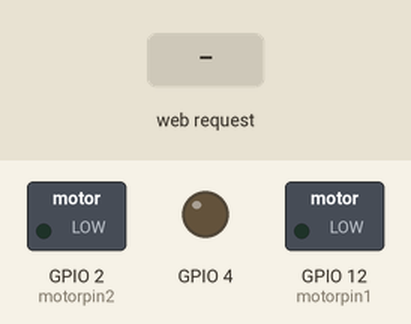
The sketch below on a simulated ESP32. Parts: switched loads named in the sketch (green lamp = pin HIGH), output pins drawn as LEDs (lit = HIGH). The test bench sets the inputs (shaded band). The camera gives no picture; what the sketch prints to the serial monitor is not drawn.

Above: at 3.3 s.
3.4 s: HTTP request GET /w received
At 4.0 s:
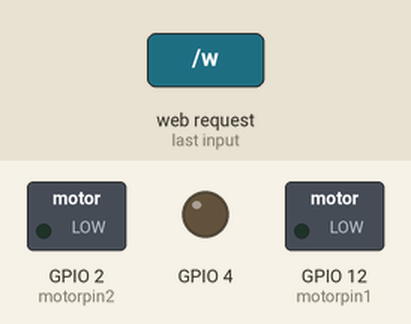
5.0 s: HTTP request GET /a received
At 6.3 s:
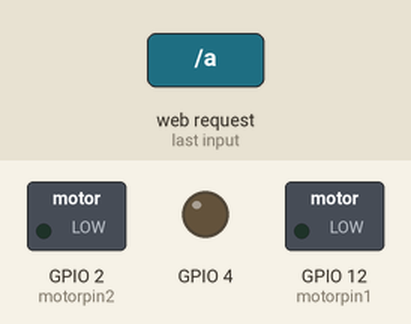
6.6 s: HTTP request GET /d received
At 7.6 s:
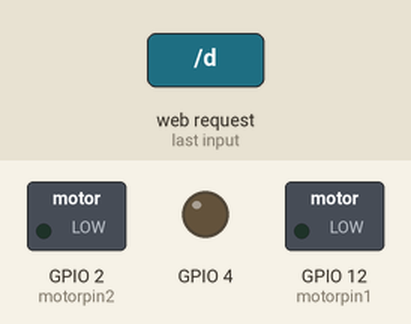
Timing chart, 0 to 9.6 s (numbered marks = the images above; inputs shaded):
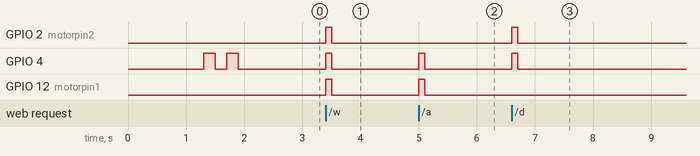

The sketch:

esp32-cam.ino
```cpp
// ESP32 has two cores: APPlication core and PROcess core (the one that runs ESP32 SDK stack)
#define APP_CPU 1
#define PRO_CPU 0

#include <ArduinoJson.h>
#include <string>
#include <WiFi.h>
#include <WebServer.h>
#include <WiFiClient.h>
#define CAMERA_MODEL_AI_THINKER

#include "src/OV2640.h"
#include "camera_pins.h"

#define WIFI_MAX_SIZE 30 //최대 30개의 AP 목록만 받아온다.
const char* ssid = "AIKit(15)";
const char* password = "12345678";
//char Signal='P';
bool isWork;

IPAddress ip;
WebServer server(80);

#define motorpin1 12
#define motorpin2 2

OV2640 cam;


// ===== rtos task handles =========================
// Streaming is implemented with 3 tasks:
TaskHandle_t tMjpeg;   // handles client connections to the webserver
TaskHandle_t tCam;     // handles getting picture frames from the camera and storing them locally
TaskHandle_t tStream;  // actually streaming frames to all connected clients

// frameSync semaphore is used to prevent streaming buffer as it is replaced with the next frame
SemaphoreHandle_t frameSync = NULL;

// Queue stores currently connected clients to whom we are streaming
QueueHandle_t streamingClients;

// We will try to achieve 25 FPS frame rate
const int FPS = 14;

// We will handle web client requests every 50 ms (20 Hz)
const int WSINTERVAL = 100;

// ==== SETUP method ==================================================================
void setup()
{
  Serial.begin(115200);
  delay(1000); // wait for a second to let Serial connect
  isWork=false;

  //pinMode(Power1, OUTPUT);
  //pinMode(Power2, OUTPUT);
  pinMode(motorpin1, OUTPUT);
  pinMode(motorpin2, OUTPUT);
  pinMode(4, OUTPUT);
  digitalWrite(motorpin1,LOW);  // 접속 해제 및 재 연결 시 바퀴 굴러가는 것 방지
  digitalWrite(motorpin2,LOW);
  digitalWrite(4,LOW);


  // Configure the camera
  camera_config_t config;
  config.ledc_channel = LEDC_CHANNEL_0;
  config.ledc_timer = LEDC_TIMER_0;
  config.pin_d0 = Y2_GPIO_NUM;
  config.pin_d1 = Y3_GPIO_NUM;
  config.pin_d2 = Y4_GPIO_NUM;
  config.pin_d3 = Y5_GPIO_NUM;
  config.pin_d4 = Y6_GPIO_NUM;
  config.pin_d5 = Y7_GPIO_NUM;
  config.pin_d6 = Y8_GPIO_NUM;
  config.pin_d7 = Y9_GPIO_NUM;
  config.pin_xclk = XCLK_GPIO_NUM;
  config.pin_pclk = PCLK_GPIO_NUM;
  config.pin_vsync = VSYNC_GPIO_NUM;
  config.pin_href = HREF_GPIO_NUM;
  config.pin_sscb_sda = SIOD_GPIO_NUM;
  config.pin_sscb_scl = SIOC_GPIO_NUM;
  config.pin_pwdn = PWDN_GPIO_NUM;
  config.pin_reset = RESET_GPIO_NUM;
  config.xclk_freq_hz = 20000000;
  config.pixel_format = PIXFORMAT_JPEG;

  config.frame_size = FRAMESIZE_QVGA;
  config.jpeg_quality = 10;
  config.fb_count = 1;


  esp_err_t err = esp_camera_init(&config);
  if (err != ESP_OK) {
    Serial.printf("카메라 초기화 실패");
    while(1);//카메라 초기화 실패한 경우 정지
  }
  else{
    Serial.printf("카메라 초기화 성공");
  }


  WiFi.softAP(ssid, password);
  IPAddress myIP = WiFi.softAPIP();
  Serial.print("AP IP address: ");
  Serial.println(myIP);


  server.begin();
  Serial.println("HTTP server started");
  digitalWrite(4,HIGH); // 연결 확인 깜박임
  delay(200);
  digitalWrite(4,LOW);
  delay(200);
  digitalWrite(4,HIGH);
  delay(200);
  digitalWrite(4,LOW);
  delay(200);


  // Start mainstreaming RTOS task
  xTaskCreatePinnedToCore(
    mjpegCB,
    "mjpeg",
    4 * 1024,
    NULL,
    2,
    &tMjpeg,
    APP_CPU);
}


void loop() {
}
```

StreamingAndImage.ino
```cpp
// ======== Server Connection Handler Task ==========================
void mjpegCB(void* pvParameters) {
  TickType_t xLastWakeTime;
  const TickType_t xFrequency = pdMS_TO_TICKS(WSINTERVAL);

  // Creating frame synchronization semaphore and initializing it
  frameSync = xSemaphoreCreateBinary();
  xSemaphoreGive( frameSync );

  // Creating a queue to track all connected clients
  streamingClients = xQueueCreate( 10, sizeof(WiFiClient*) );

  //=== setup section  ==================

  //  Creating RTOS task for grabbing frames from the camera
  xTaskCreatePinnedToCore(
    camCB,        // callback
    "cam",        // name
    4096,         // stacj size
    NULL,         // parameters
    2,            // priority
    &tCam,        // RTOS task handle
    APP_CPU);     // core

  //  Creating task to push the stream to all connected clients
  xTaskCreatePinnedToCore(
    streamCB,
    "strmCB",
    4 * 1024,
    NULL, //(void*) handler,
    2,
    &tStream,
    APP_CPU);

  //  Registering webserver handling routines
  server.on("/mjpeg/1", HTTP_GET, handleJPGSstream);
  server.on("/jpg", HTTP_GET, handleJPG);
  server.on("/s", handleStop);
  server.on("/w", handleGO);
  server.on("/a", handleLeft);
  server.on("/d", handleRight);
  server.onNotFound(handleNotFound);

  //  Starting webserver
  server.begin();

  //=== loop() section  ===================
  xLastWakeTime = xTaskGetTickCount();
  for (;;) {
    server.handleClient();

    //  After every server client handling request, we let other tasks run and then pause
    taskYIELD();
    vTaskDelayUntil(&xLastWakeTime, xFrequency);
  }
}


// Commonly used variables:
volatile size_t camSize;    // size of the current frame, byte
volatile char* camBuf;      // pointer to the current frame


// ==== RTOS task to grab frames from the camera =========================
void camCB(void* pvParameters) {

  TickType_t xLastWakeTime;

  //  A running interval associated with currently desired frame rate
  const TickType_t xFrequency = pdMS_TO_TICKS(1000 / FPS);

  // Mutex for the critical section of swithing the active frames around
  portMUX_TYPE xSemaphore = portMUX_INITIALIZER_UNLOCKED;

  //  Pointers to the 2 frames, their respective sizes and index of the current frame
  char* fbs[2] = { NULL, NULL };
  size_t fSize[2] = { 0, 0 };
  int ifb = 0;

  //=== loop() section  ===================
  xLastWakeTime = xTaskGetTickCount();

  for (;;) {

    //  Grab a frame from the camera and query its size
    cam.run();
    size_t s = cam.getSize();

    //  If frame size is more that we have previously allocated - request  125% of the current frame space
    if (s > fSize[ifb]) {
      fSize[ifb] = s * 4 / 3;
      fbs[ifb] = allocateMemory(fbs[ifb], fSize[ifb]);
    }

    //  Copy current frame into local buffer
    char* b = (char*) cam.getfb();
    memcpy(fbs[ifb], b, s);

    //  Let other tasks run and wait until the end of the current frame rate interval (if any time left)
    taskYIELD();
    vTaskDelayUntil(&xLastWakeTime, xFrequency);

    //  Only switch frames around if no frame is currently being streamed to a client
    //  Wait on a semaphore until client operation completes
    xSemaphoreTake( frameSync, portMAX_DELAY );

    //  Do not allow interrupts while switching the current frame
    portENTER_CRITICAL(&xSemaphore);
    camBuf = fbs[ifb];
    camSize = s;
    ifb++;
    ifb &= 1;  // this should produce 1, 0, 1, 0, 1 ... sequence
    portEXIT_CRITICAL(&xSemaphore);

    //  Let anyone waiting for a frame know that the frame is ready
    xSemaphoreGive( frameSync );

    //  Technically only needed once: let the streaming task know that we have at least one frame
    //  and it could start sending frames to the clients, if any
    xTaskNotifyGive( tStream );

    //  Immediately let other (streaming) tasks run
    taskYIELD();

    //  If streaming task has suspended itself (no active clients to stream to)
    //  there is no need to grab frames from the camera. We can save some juice
    //  by suspedning the tasks
    if ( eTaskGetState( tStream ) == eSuspended ) {
      vTaskSuspend(NULL);  // passing NULL means "suspend yourself"
    }
  }
}


// ==== Memory allocator that takes advantage of PSRAM if present =======================
char* allocateMemory(char* aPtr, size_t aSize) {

  //  Since current buffer is too smal, free it
  if (aPtr != NULL) free(aPtr);


  size_t freeHeap = ESP.getFreeHeap();
  char* ptr = NULL;

  // If memory requested is more than 2/3 of the currently free heap, try PSRAM immediately
  if ( aSize > freeHeap * 2 / 3 ) {
    if ( psramFound() && ESP.getFreePsram() > aSize ) {
      ptr = (char*) ps_malloc(aSize);
    }
  }
  else {
    //  Enough free heap - let's try allocating fast RAM as a buffer
    ptr = (char*) malloc(aSize);

    //  If allocation on the heap failed, let's give PSRAM one more chance:
    if ( ptr == NULL && psramFound() && ESP.getFreePsram() > aSize) {
      ptr = (char*) ps_malloc(aSize);
    }
  }

  // Finally, if the memory pointer is NULL, we were not able to allocate any memory, and that is a terminal condition.
  if (ptr == NULL) {
    ESP.restart();
  }
  return ptr;
}


// ==== STREAMING ======================================================
const char HEADER[] = "HTTP/1.1 200 OK\r\n" \
                      "Access-Control-Allow-Origin: *\r\n" \
                      "Content-Type: multipart/x-mixed-replace; boundary=123456789000000000000987654321\r\n";
const char BOUNDARY[] = "\r\n--123456789000000000000987654321\r\n";
const char CTNTTYPE[] = "Content-Type: image/jpeg\r\nContent-Length: ";
const int hdrLen = strlen(HEADER);
const int bdrLen = strlen(BOUNDARY);
const int cntLen = strlen(CTNTTYPE);


// ==== Handle connection request from clients ===============================
void handleJPGSstream(void)
{
  //  Can only acommodate 10 clients. The limit is a default for WiFi connections
  if ( !uxQueueSpacesAvailable(streamingClients) ) return;


  //  Create a new WiFi Client object to keep track of this one
  WiFiClient* client = new WiFiClient();
  *client = server.client();

  //  Immediately send this client a header
  client->write(HEADER, hdrLen);
  client->write(BOUNDARY, bdrLen);

  // Push the client to the streaming queue
  xQueueSend(streamingClients, (void *) &client, 0);

  // Wake up streaming tasks, if they were previously suspended:
  if ( eTaskGetState( tCam ) == eSuspended ) vTaskResume( tCam );
  if ( eTaskGetState( tStream ) == eSuspended ) vTaskResume( tStream );
}


// ==== Actually stream content to all connected clients ========================
void streamCB(void * pvParameters) {
  char buf[16];
  TickType_t xLastWakeTime;
  TickType_t xFrequency;

  //  Wait until the first frame is captured and there is something to send
  //  to clients
  ulTaskNotifyTake( pdTRUE,          /* Clear the notification value before exiting. */
                    portMAX_DELAY ); /* Block indefinitely. */

  xLastWakeTime = xTaskGetTickCount();
  for (;;) {
    // Default assumption we are running according to the FPS
    xFrequency = pdMS_TO_TICKS(1000 / FPS);

    //  Only bother to send anything if there is someone watching
    UBaseType_t activeClients = uxQueueMessagesWaiting(streamingClients);
    if ( activeClients ) {
      // Adjust the period to the number of connected clients
      xFrequency /= activeClients;

      //  Since we are sending the same frame to everyone,
      //  pop a client from the the front of the queue
      WiFiClient *client;
      xQueueReceive (streamingClients, (void*) &client, 0);

      //  Check if this client is still connected.

      if (!client->connected()) {
        //  delete this client reference if s/he has disconnected
        //  and don't put it back on the queue anymore. Bye!
        delete client;
      }
      else {

        //  Ok. This is an actively connected client.
        //  Let's grab a semaphore to prevent frame changes while we
        //  are serving this frame
        xSemaphoreTake( frameSync, portMAX_DELAY );

        client->write(CTNTTYPE, cntLen);
        sprintf(buf, "%d\r\n\r\n", camSize);
        client->write(buf, strlen(buf));
        client->write((char*) camBuf, (size_t)camSize);
        client->write(BOUNDARY, bdrLen);

        // Since this client is still connected, push it to the end
        // of the queue for further processing
        xQueueSend(streamingClients, (void *) &client, 0);

        //  The frame has been served. Release the semaphore and let other tasks run.
        //  If there is a frame switch ready, it will happen now in between frames
        xSemaphoreGive( frameSync );
        taskYIELD();
      }
    }
    else {
      //  Since there are no connected clients, there is no reason to waste battery running
      vTaskSuspend(NULL);
    }
    //  Let other tasks run after serving every client
    taskYIELD();
    vTaskDelayUntil(&xLastWakeTime, xFrequency);
  }
}


const char JHEADER[] = "HTTP/1.1 200 OK\r\n" \
                       "Access-Control-Allow-Origin: *\r\n" \
                       "Content-disposition: inline; filename=capture.jpg\r\n" \
                       "Content-type: image/jpeg\r\n\r\n";
const int jhdLen = strlen(JHEADER);

// ==== Serve up one JPEG frame =============================================
void handleJPG(void)
{
  WiFiClient client = server.client();

  if (!client.connected()) return;
  cam.run();
  client.write(JHEADER, jhdLen);
  client.write((char*)cam.getfb(), cam.getSize());
}


// ==== Handle invalid URL requests ============================================
void handleNotFound()
{
  String message = "Server is running!\n\n";
  message += "URI: ";
  message += server.uri();
  message += "\nMethod: ";
  message += (server.method() == HTTP_GET) ? "GET" : "POST";
  message += "\nArguments: ";
  message += server.args();
  message += "\n";
  server.send(200, "text / plain", message);
}


void handleStop() {
  if(isWork) return;

  isWork=true;
  server.send(200, "text/html", "Access-Control-Allow-Origin: *\r\n Stop");
  digitalWrite(motorpin1,LOW);
  digitalWrite(motorpin2,LOW);
  Serial.println("stop");
  delay(50);
  isWork=false;
}

void handleGO() {
  if(isWork) return;

  isWork=true;
  server.send(200, "text/html",  "Access-Control-Allow-Origin: *\r\n GO");
  digitalWrite(motorpin1,HIGH);
  digitalWrite(motorpin2,HIGH);
  digitalWrite(4,HIGH);
  delay(100);
  digitalWrite(motorpin1,LOW);
  digitalWrite(motorpin2,LOW);
  digitalWrite(4,LOW);
  Serial.println("go");
  delay(50);
  isWork=false;
}

void handleLeft() {
  if(isWork) return;

  isWork=true;
  server.send(200, "text/html", "Access-Control-Allow-Origin: *\r\n Left");
  digitalWrite(motorpin1,HIGH);
  digitalWrite(motorpin2,LOW);
  digitalWrite(4,HIGH);
  delay(100);
  digitalWrite(motorpin1,LOW);
  digitalWrite(motorpin2,LOW);
  digitalWrite(4,LOW);
  Serial.println("Left");
  delay(50);
  isWork=false;
}

void handleRight() {
  if(isWork) return;

  isWork=true;
  server.send(200, "text/html", "Access-Control-Allow-Origin: *\r\n Right");
  digitalWrite(motorpin1,LOW);
  digitalWrite(motorpin2,HIGH);
  digitalWrite(4,HIGH);
  delay(100);
  digitalWrite(motorpin1,LOW);
  digitalWrite(motorpin2,LOW);
  digitalWrite(4,LOW);
  Serial.println("Right");
  delay(50);
  isWork=false;
}
```

OV2640.h
```cpp
#ifndef OV2640_H_
#define OV2640_H_

#include <Arduino.h>
#include <pgmspace.h>
#include <stdio.h>
#include "esp_log.h"
#include "esp_attr.h"
#include "esp_camera.h"

extern camera_config_t esp32cam_config, esp32cam_aithinker_config, esp32cam_ttgo_t_config;

class OV2640
{
public:
    OV2640(){
        fb = NULL;
    };
    ~OV2640(){
    };
    esp_err_t init(camera_config_t config);
    void run(void);
    size_t getSize(void);
    uint8_t *getfb(void);
    int getWidth(void);
    int getHeight(void);
    framesize_t getFrameSize(void);
    pixformat_t getPixelFormat(void);

    void setFrameSize(framesize_t size);
    void setPixelFormat(pixformat_t format);

private:
    void runIfNeeded(); // grab a frame if we don't already have one

    // camera_framesize_t _frame_size;
    // camera_pixelformat_t _pixel_format;
    camera_config_t _cam_config;

    camera_fb_t *fb;
};

#endif //OV2640_H_
```

camera_pins.h
```cpp
#if defined(CAMERA_MODEL_AI_THINKER)
#define PWDN_GPIO_NUM     32
#define RESET_GPIO_NUM    -1
#define XCLK_GPIO_NUM      0
#define SIOD_GPIO_NUM     26
#define SIOC_GPIO_NUM     27

#define Y9_GPIO_NUM       35
#define Y8_GPIO_NUM       34
#define Y7_GPIO_NUM       39
#define Y6_GPIO_NUM       36
#define Y5_GPIO_NUM       21
#define Y4_GPIO_NUM       19
#define Y3_GPIO_NUM       18
#define Y2_GPIO_NUM        5
#define VSYNC_GPIO_NUM    25
#define HREF_GPIO_NUM     23
#define PCLK_GPIO_NUM     22

#else
#error "Camera model not selected"
#endif
```

Source omitted: OV2640.cpp (4648 bytes)

Measured:
- after the input at 3.4 s, GPIO 2 (motorpin2), GPIO 4, GPIO 12 (motorpin1): LOW → HIGH at once, → LOW 0.10 s later
- after the input at 5.0 s, GPIO 4, GPIO 12 (motorpin1): LOW → HIGH at once, → LOW 0.10 s later
- after the input at 6.6 s, GPIO 2 (motorpin2), GPIO 4: LOW → HIGH at once, → LOW 0.10 s later
